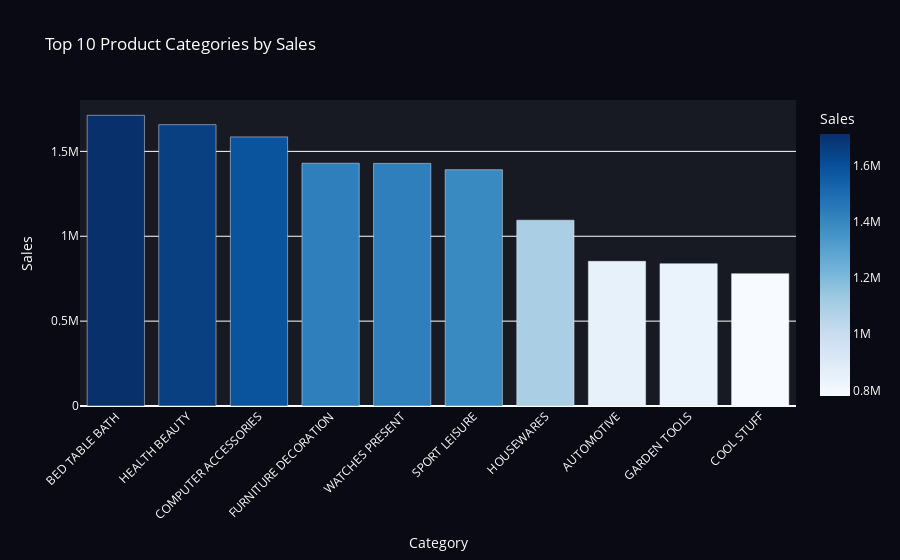

Notebook cell for this chart:
### Code cell
# answer 3
query = """
select upper(products.product_category )Category,
    round(sum(payments.payment_value),2) Sales 
        from products join order_items 
            on products.product_id=order_items.product_id 
                join payments on 
                    payments.order_id= order_items.order_id
                        group by category
                            order by Sales DESC"""
cur.execute(query)
result = cur.fetchall()

df=pd.DataFrame(result, columns=["Category", "Values"])
df_top_10 = df.head(10)


import plotly.express as px
fig = px.bar(df_top_10, x='Category', y='Values',
             title='Top 10 Product Categories by Sales',
             labels={'Category': 'Category', 'Values': 'Sales'},
             color='Values',
             color_continuous_scale=px.colors.sequential.Blues)  # Dark blue to light blue gradient

# Dark layout for adjusting the viewers perspective

fig.update_layout(
    xaxis_title='Category',
    yaxis_title='Sales',
    xaxis_tickangle=-45,
    plot_bgcolor='rgb(23, 25, 35)',  # Dark background for the plot area
    paper_bgcolor='rgb(10, 10, 20)',  # Darker background for the entire paper
    font=dict(color='white'),  # Set font color to white for better contrast
    coloraxis_colorbar=dict(
        title='Sales',
       
    )
)

# Show the plot
fig.show()

### Figure 1 — Plotly figure (JSON) as saved in the notebook; plotly's stock layout.template omitted (floating-point values rounded to 4 significant figures)
{"data": [{"alignmentgroup": "True", "hovertemplate": "Category=%{x}<br>Sales=%{marker.color}<extra></extra>", "legendgroup": "", "marker": {"color": [1713000.0, 1657000.0, 1585000.0, 1430000.0, 1429000.0, 1392000.0, 1095000.0, 852300.0, 838300.0, 779698], "coloraxis": "coloraxis", "pattern": {"shape": ""}}, "name": "", "offsetgroup": "", "orientation": "v", "showlegend": false, "textposition": "auto", "type": "bar", "x": ["BED TABLE BATH", "HEALTH BEAUTY", "COMPUTER ACCESSORIES", "FURNITURE DECORATION", "WATCHES PRESENT", "SPORT LEISURE", "HOUSEWARES", "AUTOMOTIVE", "GARDEN TOOLS", "COOL STUFF"], "xaxis": "x", "y": [1713000.0, 1657000.0, 1585000.0, 1430000.0, 1429000.0, 1392000.0, 1095000.0, 852300.0, 838300.0, 779698], "yaxis": "y"}], "layout": {"barmode": "relative", "coloraxis": {"colorbar": {"title": {"text": "Sales"}}, "colorscale": [[0, "rgb(247,251,255)"], [0.125, "rgb(222,235,247)"], [0.25, "rgb(198,219,239)"], [0.375, "rgb(158,202,225)"], [0.5, "rgb(107,174,214)"], [0.625, "rgb(66,146,198)"], [0.75, "rgb(33,113,181)"], [0.875, "rgb(8,81,156)"], [1, "rgb(8,48,107)"]]}, "font": {"color": "white"}, "legend": {"tracegroupgap": 0}, "paper_bgcolor": "rgb(10, 10, 20)", "plot_bgcolor": "rgb(23, 25, 35)", "title": {"text": "Top 10 Product Categories by Sales"}, "xaxis": {"anchor": "y", "domain": [0, 1], "tickangle": -45, "title": {"text": "Category"}}, "yaxis": {"anchor": "x", "domain": [0, 1], "title": {"text": "Sales"}}}}
